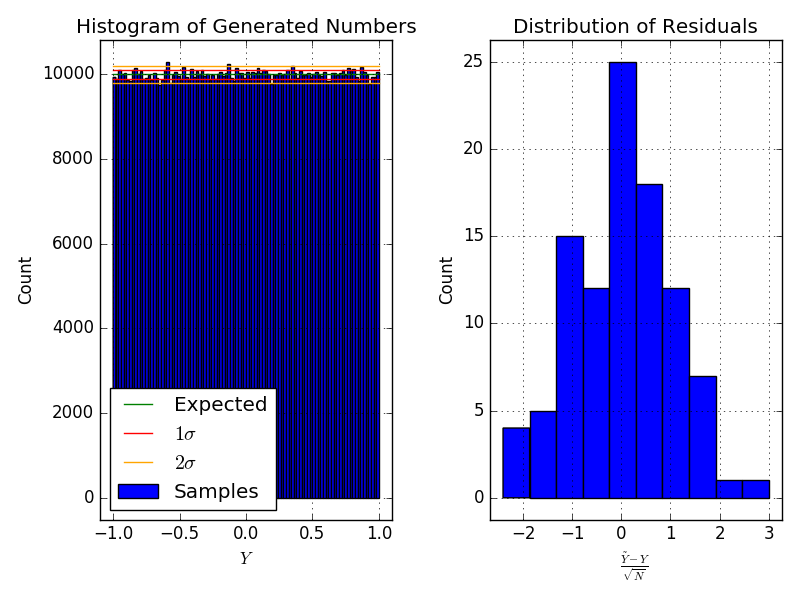

This chart was generated by the following Python code:
#!/usr/bin/python3
# -*- coding: utf-8 -*-

# Copyright © 2016 Martin Ueding <[email redacted]>
# Licensed under the MIT license.

import argparse

import matplotlib.pyplot as pl
import numpy as np
import scipy.optimize as op


def dandify_axes(ax):
    ax.grid(True)
    ax.margins(0.05)
    ax.legend(loc='best')


def dandify_figure(fig):
    fig.tight_layout()


def myprint(name, variable):
    print()
    print(name + ':')
    print(variable)


def main():
    options = _parse_args()


    # Obtain the sufficient number of ones and zeros.
    zeros_ones = np.random.randint(0, 2, options.samples * options.digits)
    myprint('zeros_ones', zeros_ones)

    # Get the coefficients into the correct shape, also make them +1 and -1.
    coefficients = zeros_ones.reshape((options.samples, options.digits))
    coefficients = 2 * coefficients - 1
    myprint('coefficients', coefficients)

    # Get the $(1/2)^j$ style weights.
    weights = 0.5**np.arange(1, options.digits + 1)
    myprint('weights', weights) 

    # Apply the weights to the individual summands.
    weighted_summands = coefficients * weights
    myprint('weighted_summands', weighted_summands)

    # Then sum the summands to yield the resulting number $Y$.
    numbers = np.sum(weighted_summands, axis=1)
    myprint('numbers', numbers)

    # We expect an $1/\sqrt{N}$ like error distribution. The expected number of
    # elements in each bin of the histogram (using as many bins as there are
    # digits in the in the number) can be easily calculated. From this we
    # compute an error band to plot later on.
    y_span = np.linspace(-1.0, 1.0, 2)
    expected = options.samples / options.digits
    error = np.sqrt(expected)
    expected_span = np.ones(y_span.shape) * expected

    # Create a new figure.
    fig = pl.figure()

    # Add a subplot.
    ax = fig.add_subplot(1, 2, 1)

    # Plot the histogram of $Y$.
    values, edges, patches = ax.hist(numbers, bins=options.digits, label='Samples')

    # Add one and two standard deviations as lines to judge the jitter.
    ax.plot(y_span, expected_span, color='green', label='Expected')
    ax.plot(y_span, expected_span + error, color='red', label=r'$1 \sigma$')
    ax.plot(y_span, expected_span - error, color='red')
    ax.plot(y_span, expected_span + 2 * error, color='orange', label=r'$2 \sigma$')
    ax.plot(y_span, expected_span - 2 * error, color='orange')

    # Make the plot pretty.
    ax.set_title('Histogram of Generated Numbers')
    ax.set_xlabel('$Y$')
    ax.set_ylabel('Count')
    dandify_axes(ax)

    # Add another plot.
    ax = fig.add_subplot(1, 2, 2)

    # Make a histogram where the residuals (actual - expected) are divided by
    # the expected standard deviation. The result should be a standard normal
    # distribution.
    ax.hist((values - expected) / error)

    # Also make that plot pretty.
    ax.set_title('Distribution of Residuals')
    ax.set_xlabel(r'$\frac{\tilde{Y} - Y}{\sqrt{N}}$')
    ax.set_ylabel('Count')
    dandify_axes(ax)

    # Make the whole figure pretty and store it to disk.
    dandify_figure(fig)
    fig.savefig('uniform.pdf')
    fig.savefig('uniform.png')



def _parse_args():
    '''
    Parses the command line arguments.

    :return: Namespace with arguments.
    :rtype: Namespace
    '''
    parser = argparse.ArgumentParser(description='')
    parser.add_argument('--digits', type=int, default=100)
    parser.add_argument('--samples', type=int, default=1000000)
    options = parser.parse_args()

    return options


if __name__ == '__main__':
    main()
